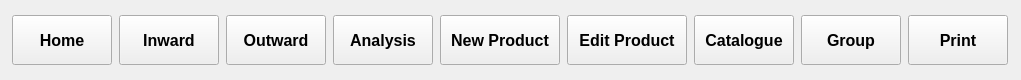
   <widget class="QWidget" name="horizontalLayoutWidget">
    <property name="geometry">
     <rect>
      <x>40</x>
      <y>10</y>
      <width>1021</width>
      <height>80</height>
     </rect>
    </property>
    <layout class="QHBoxLayout" name="horizontalLayout">
     <item>
      <widget class="QPushButton" name="btnHome">
       <property name="sizePolicy">
        <sizepolicy hsizetype="Maximum" vsizetype="Maximum">
         <horstretch>0</horstretch>
         <verstretch>0</verstretch>
        </sizepolicy>
       </property>
       <property name="maximumSize">
        <size>
         <width>100</width>
         <height>50</height>
        </size>
       </property>
       <property name="font">
        <font>
         <pointsize>12</pointsize>
         <weight>75</weight>
         <bold>true</bold>
        </font>
       </property>
       <property name="text">
        <string>Home</string>
       </property>
      </widget>
     </item>
     <item>
      <widget class="QPushButton" name="btnInward">
       <property name="sizePolicy">
        <sizepolicy hsizetype="Maximum" vsizetype="Maximum">
         <horstretch>0</horstretch>
         <verstretch>0</verstretch>
        </sizepolicy>
       </property>
       <property name="maximumSize">
        <size>
         <width>100</width>
         <height>50</height>
        </size>
       </property>
       <property name="font">
        <font>
         <pointsize>12</pointsize>
         <weight>75</weight>
         <bold>true</bold>
        </font>
       </property>
       <property name="text">
        <string>Inward</string>
       </property>
      </widget>
     </item>
     <item>
      <widget class="QPushButton" name="btnOutward">
       <property name="sizePolicy">
        <sizepolicy hsizetype="Maximum" vsizetype="Maximum">
         <horstretch>0</horstretch>
         <verstretch>0</verstretch>
        </sizepolicy>
       </property>
       <property name="maximumSize">
        <size>
         <width>100</width>
         <height>50</height>
        </size>
       </property>
       <property name="font">
        <font>
         <pointsize>12</pointsize>
         <weight>75</weight>
         <bold>true</bold>
        </font>
       </property>
       <property name="text">
        <string>Outward</string>
       </property>
      </widget>
     </item>
     <item>
      <widget class="QPushButton" name="btnAnalysis">
       <property name="sizePolicy">
        <sizepolicy hsizetype="Maximum" vsizetype="Maximum">
         <horstretch>0</horstretch>
         <verstretch>0</verstretch>
        </sizepolicy>
       </property>
       <property name="maximumSize">
        <size>
         <width>100</width>
         <height>50</height>
        </size>
       </property>
       <property name="font">
        <font>
         <pointsize>12</pointsize>
         <weight>75</weight>
         <bold>true</bold>
        </font>
       </property>
       <property name="text">
        <string>Analysis</string>
       </property>
      </widget>
     </item>
     <item>
      <widget class="QPushButton" name="btnNewProduct">
       <property name="sizePolicy">
        <sizepolicy hsizetype="Minimum" vsizetype="Minimum">
         <horstretch>0</horstretch>
         <verstretch>0</verstretch>
        </sizepolicy>
       </property>
       <property name="maximumSize">
        <size>
         <width>120</width>
         <height>50</height>
        </size>
       </property>
       <property name="font">
        <font>
         <pointsize>12</pointsize>
         <weight>75</weight>
         <bold>true</bold>
        </font>
       </property>
       <property name="text">
        <string>New Product</string>
       </property>
      </widget>
     </item>
     <item>
      <widget class="QPushButton" name="btnEditProduct">
       <property name="sizePolicy">
        <sizepolicy hsizetype="Maximum" vsizetype="Maximum">
         <horstretch>0</horstretch>
         <verstretch>0</verstretch>
        </sizepolicy>
       </property>
       <property name="maximumSize">
        <size>
         <width>120</width>
         <height>50</height>
        </size>
       </property>
       <property name="font">
        <font>
         <pointsize>12</pointsize>
         <weight>75</weight>
         <bold>true</bold>
        </font>
       </property>
       <property name="text">
        <string>Edit Product</string>
       </property>
      </widget>
     </item>
     <item>
      <widget class="QPushButton" name="btnCatalogue">
       <property name="sizePolicy">
        <sizepolicy hsizetype="Maximum" vsizetype="Maximum">
         <horstretch>0</horstretch>
         <verstretch>0</verstretch>
        </sizepolicy>
       </property>
       <property name="maximumSize">
        <size>
         <width>100</width>
         <height>50</height>
        </size>
       </property>
       <property name="font">
        <font>
         <pointsize>12</pointsize>
         <weight>75</weight>
         <bold>true</bold>
        </font>
       </property>
       <property name="text">
        <string>Catalogue</string>
       </property>
      </widget>
     </item>
     <item>
      <widget class="QPushButton" name="btnGroup">
       <property name="sizePolicy">
        <sizepolicy hsizetype="Maximum" vsizetype="Maximum">
         <horstretch>0</horstretch>
         <verstretch>0</verstretch>
        </sizepolicy>
       </property>
       <property name="maximumSize">
        <size>
         <width>100</width>
         <height>50</height>
        </size>
       </property>
       <property name="font">
        <font>
         <pointsize>12</pointsize>
         <weight>75</weight>
         <bold>true</bold>
        </font>
       </property>
       <property name="toolTip">
        <string>Groups</string>
       </property>
       <property name="text">
        <string>Group</string>
       </property>
      </widget>
     </item>
     <item>
      <widget class="QPushButton" name="btnPrint">
       <property name="sizePolicy">
        <sizepolicy hsizetype="Maximum" vsizetype="Maximum">
         <horstretch>0</horstretch>
         <verstretch>0</verstretch>
        </sizepolicy>
       </property>
       <property name="maximumSize">
        <size>
         <width>100</width>
         <height>50</height>
        </size>
       </property>
       <property name="font">
        <font>
         <pointsize>12</pointsize>
         <weight>75</weight>
         <bold>true</bold>
        </font>
       </property>
       <property name="toolTip">
        <string>Groups</string>
       </property>
       <property name="text">
        <string>Print</string>
       </property>
      </widget>
     </item>
    </layout>
   </widget>
